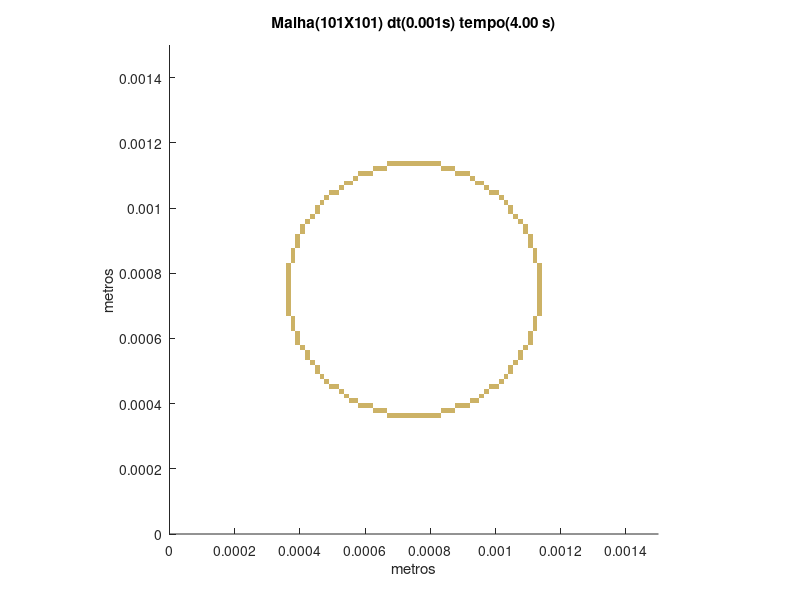

Source code (MATLAB):
set (gca,'PlotBoxAspectRatio',[1 1 1],'Xlim',[0,0.0015],'Ylim',[0,0.0015])
hold on
title('Malha(101X101) dt(0.001s) tempo(4.00 s)')
hold on
ylabel('metros')
hold on
xlabel('metros')
hold on

fill([0.000668316831683168 0.000668316831683168 0.000683168316831683 0.000683168316831683],[0.000356435643564356 0.000371287128712871 0.000371287128712871 0.000356435643564356],[0.8,0.7,0.4],'LineStyle','none')

fill([0.000683168316831683 0.000683168316831683 0.000698019801980198 0.000698019801980198],[0.000356435643564356 0.000371287128712871 0.000371287128712871 0.000356435643564356],[0.8,0.7,0.4],'LineStyle','none')

fill([0.000698019801980198 0.000698019801980198 0.000712871287128713 0.000712871287128713],[0.000356435643564356 0.000371287128712871 0.000371287128712871 0.000356435643564356],[0.8,0.7,0.4],'LineStyle','none')

fill([0.000712871287128713 0.000712871287128713 0.000727722772277228 0.000727722772277228],[0.000356435643564356 0.000371287128712871 0.000371287128712871 0.000356435643564356],[0.8,0.7,0.4],'LineStyle','none')

fill([0.000727722772277228 0.000727722772277228 0.000742574257425743 0.000742574257425743],[0.000356435643564356 0.000371287128712871 0.000371287128712871 0.000356435643564356],[0.8,0.7,0.4],'LineStyle','none')

fill([0.000742574257425743 0.000742574257425743 0.000757425742574257 0.000757425742574257],[0.000356435643564356 0.000371287128712871 0.000371287128712871 0.000356435643564356],[0.8,0.7,0.4],'LineStyle','none')

fill([0.000757425742574257 0.000757425742574257 0.000772277227722772 0.000772277227722772],[0.000356435643564356 0.000371287128712871 0.000371287128712871 0.000356435643564356],[0.8,0.7,0.4],'LineStyle','none')

fill([0.000772277227722772 0.000772277227722772 0.000787128712871287 0.000787128712871287],[0.000356435643564356 0.000371287128712871 0.000371287128712871 0.000356435643564356],[0.8,0.7,0.4],'LineStyle','none')

fill([0.000787128712871287 0.000787128712871287 0.000801980198019802 0.000801980198019802],[0.000356435643564356 0.000371287128712871 0.000371287128712871 0.000356435643564356],[0.8,0.7,0.4],'LineStyle','none')

fill([0.000801980198019802 0.000801980198019802 0.000816831683168317 0.000816831683168317],[0.000356435643564356 0.000371287128712871 0.000371287128712871 0.000356435643564356],[0.8,0.7,0.4],'LineStyle','none')

fill([0.000816831683168317 0.000816831683168317 0.000831683168316832 0.000831683168316832],[0.000356435643564356 0.000371287128712871 0.000371287128712871 0.000356435643564356],[0.8,0.7,0.4],'LineStyle','none')

fill([0.000623762376237624 0.000623762376237624 0.000638613861386139 0.000638613861386139],[0.000371287128712871 0.000386138613861386 0.000386138613861386 0.000371287128712871],[0.8,0.7,0.4],'LineStyle','none')

fill([0.000638613861386139 0.000638613861386139 0.000653465346534653 0.000653465346534653],[0.000371287128712871 0.000386138613861386 0.000386138613861386 0.000371287128712871],[0.8,0.7,0.4],'LineStyle','none')

fill([0.000653465346534653 0.000653465346534653 0.000668316831683168 0.000668316831683168],[0.000371287128712871 0.000386138613861386 0.000386138613861386 0.000371287128712871],[0.8,0.7,0.4],'LineStyle','none')

fill([0.000831683168316832 0.000831683168316832 0.000846534653465347 0.000846534653465347],[0.000371287128712871 0.000386138613861386 0.000386138613861386 0.000371287128712871],[0.8,0.7,0.4],'LineStyle','none')

fill([0.000846534653465347 0.000846534653465347 0.000861386138613861 0.000861386138613861],[0.000371287128712871 0.000386138613861386 0.000386138613861386 0.000371287128712871],[0.8,0.7,0.4],'LineStyle','none')

fill([0.000861386138613861 0.000861386138613861 0.000876237623762376 0.000876237623762376],[0.000371287128712871 0.000386138613861386 0.000386138613861386 0.000371287128712871],[0.8,0.7,0.4],'LineStyle','none')

fill([0.000579207920792079 0.000579207920792079 0.000594059405940594 0.000594059405940594],[0.000386138613861386 0.000400990099009901 0.000400990099009901 0.000386138613861386],[0.8,0.7,0.4],'LineStyle','none')

fill([0.000594059405940594 0.000594059405940594 0.000608910891089109 0.000608910891089109],[0.000386138613861386 0.000400990099009901 0.000400990099009901 0.000386138613861386],[0.8,0.7,0.4],'LineStyle','none')

fill([0.000608910891089109 0.000608910891089109 0.000623762376237624 0.000623762376237624],[0.000386138613861386 0.000400990099009901 0.000400990099009901 0.000386138613861386],[0.8,0.7,0.4],'LineStyle','none')

fill([0.000876237623762376 0.000876237623762376 0.000891089108910891 0.000891089108910891],[0.000386138613861386 0.000400990099009901 0.000400990099009901 0.000386138613861386],[0.8,0.7,0.4],'LineStyle','none')

fill([0.000891089108910891 0.000891089108910891 0.000905940594059406 0.000905940594059406],[0.000386138613861386 0.000400990099009901 0.000400990099009901 0.000386138613861386],[0.8,0.7,0.4],'LineStyle','none')

fill([0.000905940594059406 0.000905940594059406 0.000920792079207921 0.000920792079207921],[0.000386138613861386 0.000400990099009901 0.000400990099009901 0.000386138613861386],[0.8,0.7,0.4],'LineStyle','none')

fill([0.000549504950495049 0.000549504950495049 0.000564356435643564 0.000564356435643564],[0.000400990099009901 0.000415841584158416 0.000415841584158416 0.000400990099009901],[0.8,0.7,0.4],'LineStyle','none')

fill([0.000564356435643564 0.000564356435643564 0.000579207920792079 0.000579207920792079],[0.000400990099009901 0.000415841584158416 0.000415841584158416 0.000400990099009901],[0.8,0.7,0.4],'LineStyle','none')

fill([0.000920792079207921 0.000920792079207921 0.000935643564356436 0.000935643564356436],[0.000400990099009901 0.000415841584158416 0.000415841584158416 0.000400990099009901],[0.8,0.7,0.4],'LineStyle','none')

fill([0.000935643564356436 0.000935643564356436 0.00095049504950495 0.00095049504950495],[0.000400990099009901 0.000415841584158416 0.000415841584158416 0.000400990099009901],[0.8,0.7,0.4],'LineStyle','none')

fill([0.000534653465346535 0.000534653465346535 0.000549504950495049 0.000549504950495049],[0.000415841584158416 0.000430693069306931 0.000430693069306931 0.000415841584158416],[0.8,0.7,0.4],'LineStyle','none')

fill([0.00095049504950495 0.00095049504950495 0.000965346534653465 0.000965346534653465],[0.000415841584158416 0.000430693069306931 0.000430693069306931 0.000415841584158416],[0.8,0.7,0.4],'LineStyle','none')

fill([0.00051980198019802 0.00051980198019802 0.000534653465346535 0.000534653465346535],[0.000430693069306931 0.000445544554455446 0.000445544554455446 0.000430693069306931],[0.8,0.7,0.4],'LineStyle','none')

fill([0.000965346534653465 0.000965346534653465 0.00098019801980198 0.00098019801980198],[0.000430693069306931 0.000445544554455446 0.000445544554455446 0.000430693069306931],[0.8,0.7,0.4],'LineStyle','none')

fill([0.00049009900990099 0.00049009900990099 0.000504950495049505 0.000504950495049505],[0.000445544554455446 0.00046039603960396 0.00046039603960396 0.000445544554455446],[0.8,0.7,0.4],'LineStyle','none')

fill([0.000504950495049505 0.000504950495049505 0.00051980198019802 0.00051980198019802],[0.000445544554455446 0.00046039603960396 0.00046039603960396 0.000445544554455446],[0.8,0.7,0.4],'LineStyle','none')

fill([0.00098019801980198 0.00098019801980198 0.000995049504950495 0.000995049504950495],[0.000445544554455446 0.00046039603960396 0.00046039603960396 0.000445544554455446],[0.8,0.7,0.4],'LineStyle','none')

fill([0.000995049504950495 0.000995049504950495 0.00100990099009901 0.00100990099009901],[0.000445544554455446 0.00046039603960396 0.00046039603960396 0.000445544554455446],[0.8,0.7,0.4],'LineStyle','none')

fill([0.000475247524752475 0.000475247524752475 0.00049009900990099 0.00049009900990099],[0.00046039603960396 0.000475247524752475 0.000475247524752475 0.00046039603960396],[0.8,0.7,0.4],'LineStyle','none')

fill([0.00100990099009901 0.00100990099009901 0.00102475247524752 0.00102475247524752],[0.00046039603960396 0.000475247524752475 0.000475247524752475 0.00046039603960396],[0.8,0.7,0.4],'LineStyle','none')

fill([0.00046039603960396 0.00046039603960396 0.000475247524752475 0.000475247524752475],[0.000475247524752475 0.00049009900990099 0.00049009900990099 0.000475247524752475],[0.8,0.7,0.4],'LineStyle','none')

fill([0.00102475247524752 0.00102475247524752 0.00103960396039604 0.00103960396039604],[0.000475247524752475 0.00049009900990099 0.00049009900990099 0.000475247524752475],[0.8,0.7,0.4],'LineStyle','none')

fill([0.000445544554455446 0.000445544554455446 0.00046039603960396 0.00046039603960396],[0.00049009900990099 0.000504950495049505 0.000504950495049505 0.00049009900990099],[0.8,0.7,0.4],'LineStyle','none')

fill([0.00103960396039604 0.00103960396039604 0.00105445544554455 0.00105445544554455],[0.00049009900990099 0.000504950495049505 0.000504950495049505 0.00049009900990099],[0.8,0.7,0.4],'LineStyle','none')

fill([0.000445544554455446 0.000445544554455446 0.00046039603960396 0.00046039603960396],[0.000504950495049505 0.00051980198019802 0.00051980198019802 0.000504950495049505],[0.8,0.7,0.4],'LineStyle','none')

fill([0.00103960396039604 0.00103960396039604 0.00105445544554455 0.00105445544554455],[0.000504950495049505 0.00051980198019802 0.00051980198019802 0.000504950495049505],[0.8,0.7,0.4],'LineStyle','none')

fill([0.000430693069306931 0.000430693069306931 0.000445544554455446 0.000445544554455446],[0.00051980198019802 0.000534653465346535 0.000534653465346535 0.00051980198019802],[0.8,0.7,0.4],'LineStyle','none')

fill([0.00105445544554455 0.00105445544554455 0.00106930693069307 0.00106930693069307],[0.00051980198019802 0.000534653465346535 0.000534653465346535 0.00051980198019802],[0.8,0.7,0.4],'LineStyle','none')

fill([0.000415841584158416 0.000415841584158416 0.000430693069306931 0.000430693069306931],[0.000534653465346535 0.000549504950495049 0.000549504950495049 0.000534653465346535],[0.8,0.7,0.4],'LineStyle','none')

fill([0.00106930693069307 0.00106930693069307 0.00108415841584158 0.00108415841584158],[0.000534653465346535 0.000549504950495049 0.000549504950495049 0.000534653465346535],[0.8,0.7,0.4],'LineStyle','none')

fill([0.000415841584158416 0.000415841584158416 0.000430693069306931 0.000430693069306931],[0.000549504950495049 0.000564356435643564 0.000564356435643564 0.000549504950495049],[0.8,0.7,0.4],'LineStyle','none')

fill([0.00106930693069307 0.00106930693069307 0.00108415841584158 0.00108415841584158],[0.000549504950495049 0.000564356435643564 0.000564356435643564 0.000549504950495049],[0.8,0.7,0.4],'LineStyle','none')

fill([0.000400990099009901 0.000400990099009901 0.000415841584158416 0.000415841584158416],[0.000564356435643564 0.000579207920792079 0.000579207920792079 0.000564356435643564],[0.8,0.7,0.4],'LineStyle','none')

fill([0.00108415841584158 0.00108415841584158 0.0010990099009901 0.0010990099009901],[0.000564356435643564 0.000579207920792079 0.000579207920792079 0.000564356435643564],[0.8,0.7,0.4],'LineStyle','none')

fill([0.000386138613861386 0.000386138613861386 0.000400990099009901 0.000400990099009901],[0.000579207920792079 0.000594059405940594 0.000594059405940594 0.000579207920792079],[0.8,0.7,0.4],'LineStyle','none')

fill([0.0010990099009901 0.0010990099009901 0.00111386138613861 0.00111386138613861],[0.000579207920792079 0.000594059405940594 0.000594059405940594 0.000579207920792079],[0.8,0.7,0.4],'LineStyle','none')

fill([0.000386138613861386 0.000386138613861386 0.000400990099009901 0.000400990099009901],[0.000594059405940594 0.000608910891089109 0.000608910891089109 0.000594059405940594],[0.8,0.7,0.4],'LineStyle','none')

fill([0.0010990099009901 0.0010990099009901 0.00111386138613861 0.00111386138613861],[0.000594059405940594 0.000608910891089109 0.000608910891089109 0.000594059405940594],[0.8,0.7,0.4],'LineStyle','none')

fill([0.000386138613861386 0.000386138613861386 0.000400990099009901 0.000400990099009901],[0.000608910891089109 0.000623762376237624 0.000623762376237624 0.000608910891089109],[0.8,0.7,0.4],'LineStyle','none')

fill([0.0010990099009901 0.0010990099009901 0.00111386138613861 0.00111386138613861],[0.000608910891089109 0.000623762376237624 0.000623762376237624 0.000608910891089109],[0.8,0.7,0.4],'LineStyle','none')

fill([0.000371287128712871 0.000371287128712871 0.000386138613861386 0.000386138613861386],[0.000623762376237624 0.000638613861386139 0.000638613861386139 0.000623762376237624],[0.8,0.7,0.4],'LineStyle','none')

fill([0.00111386138613861 0.00111386138613861 0.00112871287128713 0.00112871287128713],[0.000623762376237624 0.000638613861386139 0.000638613861386139 0.000623762376237624],[0.8,0.7,0.4],'LineStyle','none')

fill([0.000371287128712871 0.000371287128712871 0.000386138613861386 0.000386138613861386],[0.000638613861386139 0.000653465346534653 0.000653465346534653 0.000638613861386139],[0.8,0.7,0.4],'LineStyle','none')

fill([0.00111386138613861 0.00111386138613861 0.00112871287128713 0.00112871287128713],[0.000638613861386139 0.000653465346534653 0.000653465346534653 0.000638613861386139],[0.8,0.7,0.4],'LineStyle','none')

fill([0.000371287128712871 0.000371287128712871 0.000386138613861386 0.000386138613861386],[0.000653465346534653 0.000668316831683168 0.000668316831683168 0.000653465346534653],[0.8,0.7,0.4],'LineStyle','none')

fill([0.00111386138613861 0.00111386138613861 0.00112871287128713 0.00112871287128713],[0.000653465346534653 0.000668316831683168 0.000668316831683168 0.000653465346534653],[0.8,0.7,0.4],'LineStyle','none')

fill([0.000356435643564356 0.000356435643564356 0.000371287128712871 0.000371287128712871],[0.000668316831683168 0.000683168316831683 0.000683168316831683 0.000668316831683168],[0.8,0.7,0.4],'LineStyle','none')

fill([0.00112871287128713 0.00112871287128713 0.00114356435643564 0.00114356435643564],[0.000668316831683168 0.000683168316831683 0.000683168316831683 0.000668316831683168],[0.8,0.7,0.4],'LineStyle','none')

fill([0.000356435643564356 0.000356435643564356 0.000371287128712871 0.000371287128712871],[0.000683168316831683 0.000698019801980198 0.000698019801980198 0.000683168316831683],[0.8,0.7,0.4],'LineStyle','none')

fill([0.00112871287128713 0.00112871287128713 0.00114356435643564 0.00114356435643564],[0.000683168316831683 0.000698019801980198 0.000698019801980198 0.000683168316831683],[0.8,0.7,0.4],'LineStyle','none')

fill([0.000356435643564356 0.000356435643564356 0.000371287128712871 0.000371287128712871],[0.000698019801980198 0.000712871287128713 0.000712871287128713 0.000698019801980198],[0.8,0.7,0.4],'LineStyle','none')

fill([0.00112871287128713 0.00112871287128713 0.00114356435643564 0.00114356435643564],[0.000698019801980198 0.000712871287128713 0.000712871287128713 0.000698019801980198],[0.8,0.7,0.4],'LineStyle','none')

fill([0.000356435643564356 0.000356435643564356 0.000371287128712871 0.000371287128712871],[0.000712871287128713 0.000727722772277228 0.000727722772277228 0.000712871287128713],[0.8,0.7,0.4],'LineStyle','none')

fill([0.00112871287128713 0.00112871287128713 0.00114356435643564 0.00114356435643564],[0.000712871287128713 0.000727722772277228 0.000727722772277228 0.000712871287128713],[0.8,0.7,0.4],'LineStyle','none')

fill([0.000356435643564356 0.000356435643564356 0.000371287128712871 0.000371287128712871],[0.000727722772277228 0.000742574257425743 0.000742574257425743 0.000727722772277228],[0.8,0.7,0.4],'LineStyle','none')

fill([0.00112871287128713 0.00112871287128713 0.00114356435643564 0.00114356435643564],[0.000727722772277228 0.000742574257425743 0.000742574257425743 0.000727722772277228],[0.8,0.7,0.4],'LineStyle','none')

fill([0.000356435643564356 0.000356435643564356 0.000371287128712871 0.000371287128712871],[0.000742574257425743 0.000757425742574257 0.000757425742574257 0.000742574257425743],[0.8,0.7,0.4],'LineStyle','none')

fill([0.00112871287128713 0.00112871287128713 0.00114356435643564 0.00114356435643564],[0.000742574257425743 0.000757425742574257 0.000757425742574257 0.000742574257425743],[0.8,0.7,0.4],'LineStyle','none')

fill([0.000356435643564356 0.000356435643564356 0.000371287128712871 0.000371287128712871],[0.000757425742574257 0.000772277227722772 0.000772277227722772 0.000757425742574257],[0.8,0.7,0.4],'LineStyle','none')

fill([0.00112871287128713 0.00112871287128713 0.00114356435643564 0.00114356435643564],[0.000757425742574257 0.000772277227722772 0.000772277227722772 0.000757425742574257],[0.8,0.7,0.4],'LineStyle','none')

fill([0.000356435643564356 0.000356435643564356 0.000371287128712871 0.000371287128712871],[0.000772277227722772 0.000787128712871287 0.000787128712871287 0.000772277227722772],[0.8,0.7,0.4],'LineStyle','none')

fill([0.00112871287128713 0.00112871287128713 0.00114356435643564 0.00114356435643564],[0.000772277227722772 0.000787128712871287 0.000787128712871287 0.000772277227722772],[0.8,0.7,0.4],'LineStyle','none')

fill([0.000356435643564356 0.000356435643564356 0.000371287128712871 0.000371287128712871],[0.000787128712871287 0.000801980198019802 0.000801980198019802 0.000787128712871287],[0.8,0.7,0.4],'LineStyle','none')

fill([0.00112871287128713 0.00112871287128713 0.00114356435643564 0.00114356435643564],[0.000787128712871287 0.000801980198019802 0.000801980198019802 0.000787128712871287],[0.8,0.7,0.4],'LineStyle','none')

fill([0.000356435643564356 0.000356435643564356 0.000371287128712871 0.000371287128712871],[0.000801980198019802 0.000816831683168317 0.000816831683168317 0.000801980198019802],[0.8,0.7,0.4],'LineStyle','none')

fill([0.00112871287128713 0.00112871287128713 0.00114356435643564 0.00114356435643564],[0.000801980198019802 0.000816831683168317 0.000816831683168317 0.000801980198019802],[0.8,0.7,0.4],'LineStyle','none')

fill([0.000356435643564356 0.000356435643564356 0.000371287128712871 0.000371287128712871],[0.000816831683168317 0.000831683168316832 0.000831683168316832 0.000816831683168317],[0.8,0.7,0.4],'LineStyle','none')

fill([0.00112871287128713 0.00112871287128713 0.00114356435643564 0.00114356435643564],[0.000816831683168317 0.000831683168316832 0.000831683168316832 0.000816831683168317],[0.8,0.7,0.4],'LineStyle','none')

fill([0.000371287128712871 0.000371287128712871 0.000386138613861386 0.000386138613861386],[0.000831683168316832 0.000846534653465347 0.000846534653465347 0.000831683168316832],[0.8,0.7,0.4],'LineStyle','none')

fill([0.00111386138613861 0.00111386138613861 0.00112871287128713 0.00112871287128713],[0.000831683168316832 0.000846534653465347 0.000846534653465347 0.000831683168316832],[0.8,0.7,0.4],'LineStyle','none')

fill([0.000371287128712871 0.000371287128712871 0.000386138613861386 0.000386138613861386],[0.000846534653465347 0.000861386138613861 0.000861386138613861 0.000846534653465347],[0.8,0.7,0.4],'LineStyle','none')

fill([0.00111386138613861 0.00111386138613861 0.00112871287128713 0.00112871287128713],[0.000846534653465347 0.000861386138613861 0.000861386138613861 0.000846534653465347],[0.8,0.7,0.4],'LineStyle','none')

fill([0.000371287128712871 0.000371287128712871 0.000386138613861386 0.000386138613861386],[0.000861386138613861 0.000876237623762376 0.000876237623762376 0.000861386138613861],[0.8,0.7,0.4],'LineStyle','none')

fill([0.00111386138613861 0.00111386138613861 0.00112871287128713 0.00112871287128713],[0.000861386138613861 0.000876237623762376 0.000876237623762376 0.000861386138613861],[0.8,0.7,0.4],'LineStyle','none')

fill([0.000386138613861386 0.000386138613861386 0.000400990099009901 0.000400990099009901],[0.000876237623762376 0.000891089108910891 0.000891089108910891 0.000876237623762376],[0.8,0.7,0.4],'LineStyle','none')

fill([0.0010990099009901 0.0010990099009901 0.00111386138613861 0.00111386138613861],[0.000876237623762376 0.000891089108910891 0.000891089108910891 0.000876237623762376],[0.8,0.7,0.4],'LineStyle','none')

fill([0.000386138613861386 0.000386138613861386 0.000400990099009901 0.000400990099009901],[0.000891089108910891 0.000905940594059406 0.000905940594059406 0.000891089108910891],[0.8,0.7,0.4],'LineStyle','none')

fill([0.0010990099009901 0.0010990099009901 0.00111386138613861 0.00111386138613861],[0.000891089108910891 0.000905940594059406 0.000905940594059406 0.000891089108910891],[0.8,0.7,0.4],'LineStyle','none')

fill([0.000386138613861386 0.000386138613861386 0.000400990099009901 0.000400990099009901],[0.000905940594059406 0.000920792079207921 0.000920792079207921 0.000905940594059406],[0.8,0.7,0.4],'LineStyle','none')

fill([0.0010990099009901 0.0010990099009901 0.00111386138613861 0.00111386138613861],[0.000905940594059406 0.000920792079207921 0.000920792079207921 0.000905940594059406],[0.8,0.7,0.4],'LineStyle','none')

fill([0.000400990099009901 0.000400990099009901 0.000415841584158416 0.000415841584158416],[0.000920792079207921 0.000935643564356436 0.000935643564356436 0.000920792079207921],[0.8,0.7,0.4],'LineStyle','none')

fill([0.00108415841584158 0.00108415841584158 0.0010990099009901 0.0010990099009901],[0.000920792079207921 0.000935643564356436 0.000935643564356436 0.000920792079207921],[0.8,0.7,0.4],'LineStyle','none')

fill([0.000400990099009901 0.000400990099009901 0.000415841584158416 0.000415841584158416],[0.000935643564356436 0.00095049504950495 0.00095049504950495 0.000935643564356436],[0.8,0.7,0.4],'LineStyle','none')

fill([0.00108415841584158 0.00108415841584158 0.0010990099009901 0.0010990099009901],[0.000935643564356436 0.00095049504950495 0.00095049504950495 0.000935643564356436],[0.8,0.7,0.4],'LineStyle','none')

fill([0.000415841584158416 0.000415841584158416 0.000430693069306931 0.000430693069306931],[0.00095049504950495 0.000965346534653465 0.000965346534653465 0.00095049504950495],[0.8,0.7,0.4],'LineStyle','none')

fill([0.00106930693069307 0.00106930693069307 0.00108415841584158 0.00108415841584158],[0.00095049504950495 0.000965346534653465 0.000965346534653465 0.00095049504950495],[0.8,0.7,0.4],'LineStyle','none')

fill([0.000430693069306931 0.000430693069306931 0.000445544554455446 0.000445544554455446],[0.000965346534653465 0.00098019801980198 0.00098019801980198 0.000965346534653465],[0.8,0.7,0.4],'LineStyle','none')

fill([0.00105445544554455 0.00105445544554455 0.00106930693069307 0.00106930693069307],[0.000965346534653465 0.00098019801980198 0.00098019801980198 0.000965346534653465],[0.8,0.7,0.4],'LineStyle','none')

fill([0.000445544554455446 0.000445544554455446 0.00046039603960396 0.00046039603960396],[0.00098019801980198 0.000995049504950495 0.000995049504950495 0.00098019801980198],[0.8,0.7,0.4],'LineStyle','none')

fill([0.00103960396039604 0.00103960396039604 0.00105445544554455 0.00105445544554455],[0.00098019801980198 0.000995049504950495 0.000995049504950495 0.00098019801980198],[0.8,0.7,0.4],'LineStyle','none')

fill([0.000445544554455446 0.000445544554455446 0.00046039603960396 0.00046039603960396],[0.000995049504950495 0.00100990099009901 0.00100990099009901 0.000995049504950495],[0.8,0.7,0.4],'LineStyle','none')

fill([0.00103960396039604 0.00103960396039604 0.00105445544554455 0.00105445544554455],[0.000995049504950495 0.00100990099009901 0.00100990099009901 0.000995049504950495],[0.8,0.7,0.4],'LineStyle','none')

fill([0.00046039603960396 0.00046039603960396 0.000475247524752475 0.000475247524752475],[0.00100990099009901 0.00102475247524752 0.00102475247524752 0.00100990099009901],[0.8,0.7,0.4],'LineStyle','none')

fill([0.00102475247524752 0.00102475247524752 0.00103960396039604 0.00103960396039604],[0.00100990099009901 0.00102475247524752 0.00102475247524752 0.00100990099009901],[0.8,0.7,0.4],'LineStyle','none')

fill([0.000475247524752475 0.000475247524752475 0.00049009900990099 0.00049009900990099],[0.00102475247524752 0.00103960396039604 0.00103960396039604 0.00102475247524752],[0.8,0.7,0.4],'LineStyle','none')

fill([0.00100990099009901 0.00100990099009901 0.00102475247524752 0.00102475247524752],[0.00102475247524752 0.00103960396039604 0.00103960396039604 0.00102475247524752],[0.8,0.7,0.4],'LineStyle','none')

fill([0.00049009900990099 0.00049009900990099 0.000504950495049505 0.000504950495049505],[0.00103960396039604 0.00105445544554455 0.00105445544554455 0.00103960396039604],[0.8,0.7,0.4],'LineStyle','none')

fill([0.000504950495049505 0.000504950495049505 0.00051980198019802 0.00051980198019802],[0.00103960396039604 0.00105445544554455 0.00105445544554455 0.00103960396039604],[0.8,0.7,0.4],'LineStyle','none')

fill([0.00098019801980198 0.00098019801980198 0.000995049504950495 0.000995049504950495],[0.00103960396039604 0.00105445544554455 0.00105445544554455 0.00103960396039604],[0.8,0.7,0.4],'LineStyle','none')

fill([0.000995049504950495 0.000995049504950495 0.00100990099009901 0.00100990099009901],[0.00103960396039604 0.00105445544554455 0.00105445544554455 0.00103960396039604],[0.8,0.7,0.4],'LineStyle','none')

fill([0.00051980198019802 0.00051980198019802 0.000534653465346535 0.000534653465346535],[0.00105445544554455 0.00106930693069307 0.00106930693069307 0.00105445544554455],[0.8,0.7,0.4],'LineStyle','none')

fill([0.000965346534653465 0.000965346534653465 0.00098019801980198 0.00098019801980198],[0.00105445544554455 0.00106930693069307 0.00106930693069307 0.00105445544554455],[0.8,0.7,0.4],'LineStyle','none')

fill([0.000534653465346535 0.000534653465346535 0.000549504950495049 0.000549504950495049],[0.00106930693069307 0.00108415841584158 0.00108415841584158 0.00106930693069307],[0.8,0.7,0.4],'LineStyle','none')

fill([0.000549504950495049 0.000549504950495049 0.000564356435643564 0.000564356435643564],[0.00106930693069307 0.00108415841584158 0.00108415841584158 0.00106930693069307],[0.8,0.7,0.4],'LineStyle','none')

fill([0.000935643564356436 0.000935643564356436 0.00095049504950495 0.00095049504950495],[0.00106930693069307 0.00108415841584158 0.00108415841584158 0.00106930693069307],[0.8,0.7,0.4],'LineStyle','none')

fill([0.00095049504950495 0.00095049504950495 0.000965346534653465 0.000965346534653465],[0.00106930693069307 0.00108415841584158 0.00108415841584158 0.00106930693069307],[0.8,0.7,0.4],'LineStyle','none')

fill([0.000564356435643564 0.000564356435643564 0.000579207920792079 0.000579207920792079],[0.00108415841584158 0.0010990099009901 0.0010990099009901 0.00108415841584158],[0.8,0.7,0.4],'LineStyle','none')

fill([0.000920792079207921 0.000920792079207921 0.000935643564356436 0.000935643564356436],[0.00108415841584158 0.0010990099009901 0.0010990099009901 0.00108415841584158],[0.8,0.7,0.4],'LineStyle','none')

fill([0.000579207920792079 0.000579207920792079 0.000594059405940594 0.000594059405940594],[0.0010990099009901 0.00111386138613861 0.00111386138613861 0.0010990099009901],[0.8,0.7,0.4],'LineStyle','none')

fill([0.000594059405940594 0.000594059405940594 0.000608910891089109 0.000608910891089109],[0.0010990099009901 0.00111386138613861 0.00111386138613861 0.0010990099009901],[0.8,0.7,0.4],'LineStyle','none')

fill([0.000608910891089109 0.000608910891089109 0.000623762376237624 0.000623762376237624],[0.0010990099009901 0.00111386138613861 0.00111386138613861 0.0010990099009901],[0.8,0.7,0.4],'LineStyle','none')

fill([0.000876237623762376 0.000876237623762376 0.000891089108910891 0.000891089108910891],[0.0010990099009901 0.00111386138613861 0.00111386138613861 0.0010990099009901],[0.8,0.7,0.4],'LineStyle','none')

fill([0.000891089108910891 0.000891089108910891 0.000905940594059406 0.000905940594059406],[0.0010990099009901 0.00111386138613861 0.00111386138613861 0.0010990099009901],[0.8,0.7,0.4],'LineStyle','none')

fill([0.000905940594059406 0.000905940594059406 0.000920792079207921 0.000920792079207921],[0.0010990099009901 0.00111386138613861 0.00111386138613861 0.0010990099009901],[0.8,0.7,0.4],'LineStyle','none')

fill([0.000623762376237624 0.000623762376237624 0.000638613861386139 0.000638613861386139],[0.00111386138613861 0.00112871287128713 0.00112871287128713 0.00111386138613861],[0.8,0.7,0.4],'LineStyle','none')

fill([0.000638613861386139 0.000638613861386139 0.000653465346534653 0.000653465346534653],[0.00111386138613861 0.00112871287128713 0.00112871287128713 0.00111386138613861],[0.8,0.7,0.4],'LineStyle','none')

fill([0.000653465346534653 0.000653465346534653 0.000668316831683168 0.000668316831683168],[0.00111386138613861 0.00112871287128713 0.00112871287128713 0.00111386138613861],[0.8,0.7,0.4],'LineStyle','none')

fill([0.000831683168316832 0.000831683168316832 0.000846534653465347 0.000846534653465347],[0.00111386138613861 0.00112871287128713 0.00112871287128713 0.00111386138613861],[0.8,0.7,0.4],'LineStyle','none')

fill([0.000846534653465347 0.000846534653465347 0.000861386138613861 0.000861386138613861],[0.00111386138613861 0.00112871287128713 0.00112871287128713 0.00111386138613861],[0.8,0.7,0.4],'LineStyle','none')

fill([0.000861386138613861 0.000861386138613861 0.000876237623762376 0.000876237623762376],[0.00111386138613861 0.00112871287128713 0.00112871287128713 0.00111386138613861],[0.8,0.7,0.4],'LineStyle','none')

fill([0.000668316831683168 0.000668316831683168 0.000683168316831683 0.000683168316831683],[0.00112871287128713 0.00114356435643564 0.00114356435643564 0.00112871287128713],[0.8,0.7,0.4],'LineStyle','none')

fill([0.000683168316831683 0.000683168316831683 0.000698019801980198 0.000698019801980198],[0.00112871287128713 0.00114356435643564 0.00114356435643564 0.00112871287128713],[0.8,0.7,0.4],'LineStyle','none')

fill([0.000698019801980198 0.000698019801980198 0.000712871287128713 0.000712871287128713],[0.00112871287128713 0.00114356435643564 0.00114356435643564 0.00112871287128713],[0.8,0.7,0.4],'LineStyle','none')

fill([0.000712871287128713 0.000712871287128713 0.000727722772277228 0.000727722772277228],[0.00112871287128713 0.00114356435643564 0.00114356435643564 0.00112871287128713],[0.8,0.7,0.4],'LineStyle','none')

fill([0.000727722772277228 0.000727722772277228 0.000742574257425743 0.000742574257425743],[0.00112871287128713 0.00114356435643564 0.00114356435643564 0.00112871287128713],[0.8,0.7,0.4],'LineStyle','none')

fill([0.000742574257425743 0.000742574257425743 0.000757425742574257 0.000757425742574257],[0.00112871287128713 0.00114356435643564 0.00114356435643564 0.00112871287128713],[0.8,0.7,0.4],'LineStyle','none')

fill([0.000757425742574257 0.000757425742574257 0.000772277227722772 0.000772277227722772],[0.00112871287128713 0.00114356435643564 0.00114356435643564 0.00112871287128713],[0.8,0.7,0.4],'LineStyle','none')

fill([0.000772277227722772 0.000772277227722772 0.000787128712871287 0.000787128712871287],[0.00112871287128713 0.00114356435643564 0.00114356435643564 0.00112871287128713],[0.8,0.7,0.4],'LineStyle','none')

fill([0.000787128712871287 0.000787128712871287 0.000801980198019802 0.000801980198019802],[0.00112871287128713 0.00114356435643564 0.00114356435643564 0.00112871287128713],[0.8,0.7,0.4],'LineStyle','none')

fill([0.000801980198019802 0.000801980198019802 0.000816831683168317 0.000816831683168317],[0.00112871287128713 0.00114356435643564 0.00114356435643564 0.00112871287128713],[0.8,0.7,0.4],'LineStyle','none')

fill([0.000816831683168317 0.000816831683168317 0.000831683168316832 0.000831683168316832],[0.00112871287128713 0.00114356435643564 0.00114356435643564 0.00112871287128713],[0.8,0.7,0.4],'LineStyle','none')
